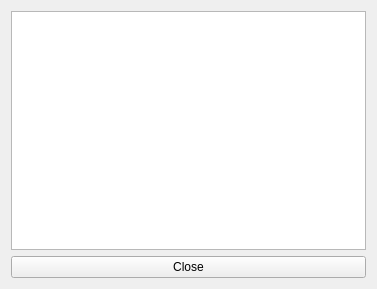
<?xml version="1.0" encoding="UTF-8"?>
<ui version="4.0">
 <class>windowFailsafe</class>
 <widget class="QWidget" name="windowFailsafe">
  <property name="geometry">
   <rect>
    <x>0</x>
    <y>0</y>
    <width>377</width>
    <height>289</height>
   </rect>
  </property>
  <property name="windowTitle">
   <string>Error</string>
  </property>
  <layout class="QGridLayout" name="gridLayout">
   <item row="0" column="0">
    <widget class="QTextBrowser" name="textFailsafe"/>
   </item>
   <item row="1" column="0">
    <widget class="QPushButton" name="closeFailsafe">
     <property name="text">
      <string>Close</string>
     </property>
    </widget>
   </item>
  </layout>
 </widget>
 <resources/>
 <connections/>
</ui>
